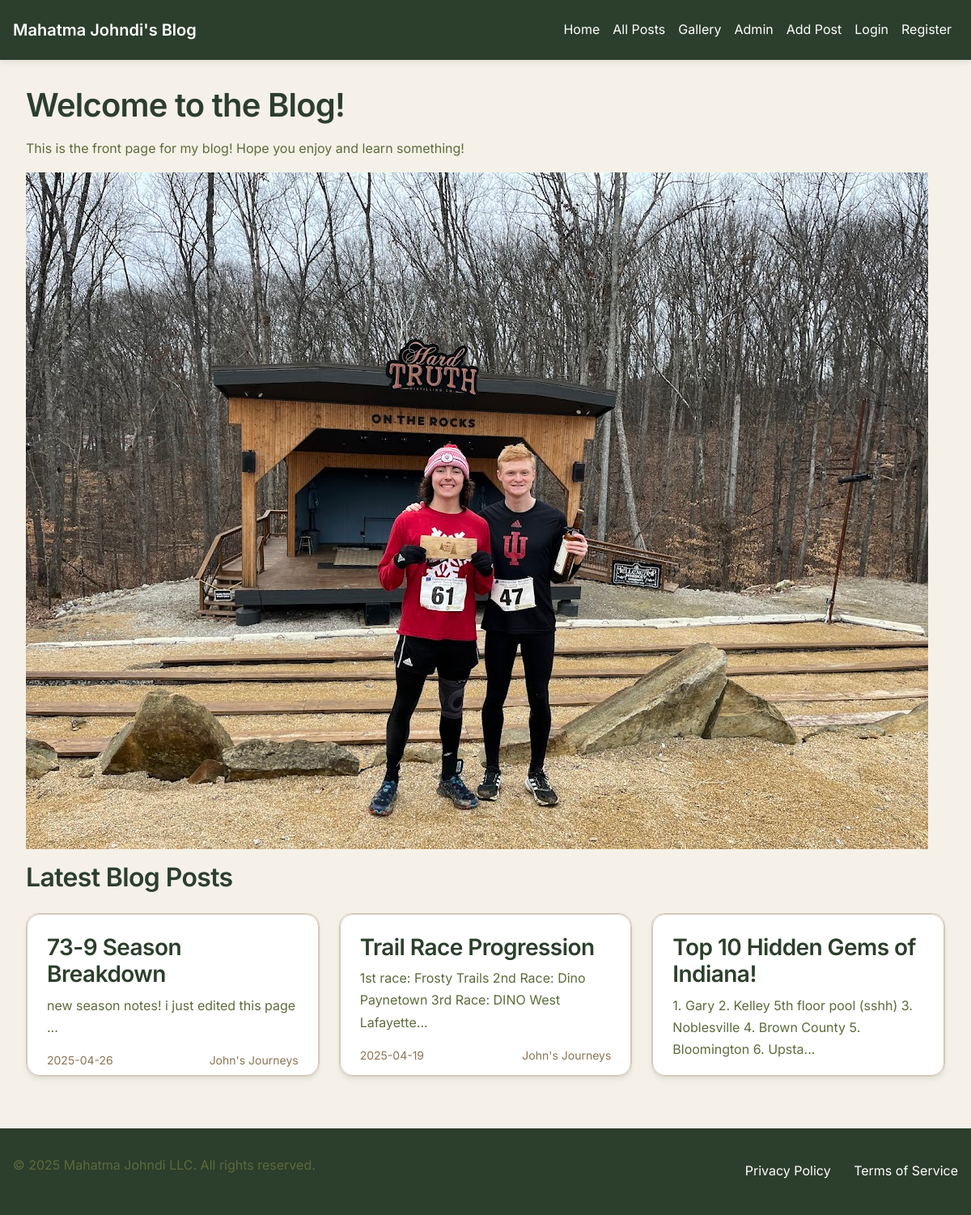
The page / on the database its author committed.
### tables this page shows
CREATE TABLE blog_posts (
                    post_id INTEGER PRIMARY KEY AUTOINCREMENT,
                    user_id INTEGER NOT NULL,
                    blog_category TEXT CHECK(blog_category IN ('Top 10s', 'John''s Journeys', 'Moments to Memories', 'Reviews') OR blog_category IS NULL),
                    title TEXT NOT NULL,
                    date TEXT DEFAULT CURRENT_TIMESTAMP, -- Automatically records the current date and time
                    body TEXT NOT NULL,
                    blog_type TEXT,
                    likes INTEGER DEFAULT 0, -- New column for likes
                    dislikes INTEGER DEFAULT 0, -- New column for dislikes
                    FOREIGN KEY (user_id) REFERENCES users(user_id)
                );

### app.py (the view)
@app.route("/")
def home():
    conn = get_db_connection()
    blog_posts = conn.execute(
        "SELECT * FROM blog_posts ORDER BY date DESC LIMIT 3"
    ).fetchall()
    conn.close()
    return render_template('index.html', blog_posts=blog_posts)

### app.py (called while the page is built)
def get_db_connection():
    conn = sqlite3.connect("database.db")
    conn.row_factory = sqlite3.Row
    return conn

### templates/index.html
{% extends 'base.html' %}
{% block content %}
<div class="container">
    <h1>Welcome to the Blog!</h1>
    <p>This is the front page for my blog! Hope you enjoy and learn something!</p>
    <img src="{{ url_for('static', filename='images/hardtruth.jpg') }}" class="img-fluid mb-3" alt="Index Image">
    <h2>Latest Blog Posts</h2>
    <div class="blog-cards">
        {% for post in blog_posts %}
        <div class="blog-card">
        <a href="{{ url_for('blog_post', post_id=post['post_id']) }}" class="blog-card" style="height: 200px">
            <div class="content">
                <h3>{{ post['title'] }}</h3>
                <p>{{ post['body'][:100] }}...</p>
                <div class="meta">
                    <span>{{ post['date'] }}</span>
                    <span>{{ post['blog_category'] }}</span>
                </div>
            </div>
            </a>
        </div>
        {% endfor %}
    </div>
</div>
{% endblock %}

### static/css/style.css (style rules this page uses)
:root { --primary: #5C6B3C; --primary-light: #7A8C4A; --primary-dark: #3D4A2C; --secondary: #8B7355; --background: #F5F1E8; --surface: #FFFFFF; --header-bg: #2C3E2C; --footer-bg: #2C3E2C; --text-primary: #2C3E2C; --text-secondary: #5C6B3C; --text-light: #8B7355; --border: #D4C9B8; --success: #4A6B3C; --error: #8B3C3C; --warning: #8B6B3C; --font-family: 'Inter', -apple-system, BlinkMacSystemFont, 'Segoe UI', Roboto, sans-serif; --font-size-base: 16px; --line-height-base: 1.6; --spacing-xs: 0.25rem; --spacing-sm: 0.5rem; --spacing-md: 1rem; --spacing-lg: 1.5rem; --spacing-xl: 2rem; --radius-sm: 0.25rem; --radius-md: 0.5rem; --radius-lg: 1rem; --shadow-sm: 0 1px 2px 0 rgba(44, 62, 44, 0.05); --shadow-md: 0 4px 6px -1px rgba(44, 62, 44, 0.1); --shadow-lg: 0 10px 15px -3px rgba(44, 62, 44, 0.1); --transition-fast: 150ms ease; --transition-normal: 250ms ease; --transition-slow: 350ms ease; }
* { margin: 0; padding: 0; box-sizing: border-box; }
html { scroll-behavior: smooth; }
body { font-family: var(--font-family); font-size: var(--font-size-base); line-height: var(--line-height-base); color: var(--text-primary); background-color: var(--background); background-image: linear-gradient(to bottom, var(--header-bg) 0%, var(--background) 100px); min-height: 100vh; }
h1, h2, h3, h4, h5, h6 { color: var(--text-primary); font-weight: 600; line-height: 1.2; margin-bottom: var(--spacing-md); letter-spacing: -0.02em; }
h1 { font-size: clamp(2rem, 5vw, 2.5rem); }
h2 { font-size: clamp(1.75rem, 4vw, 2rem); }
h3 { font-size: clamp(1.5rem, 3vw, 1.75rem); }
p { margin-bottom: var(--spacing-md); color: var(--text-secondary); line-height: 1.7; max-width: 70ch; }
a { color: var(--primary); text-decoration: none; transition: color var(--transition-fast); outline: none; }
.container { width: 100%; max-width: 1200px; margin: 0 auto; padding: 0 var(--spacing-md); }
.blog-cards { display: grid; grid-template-columns: repeat(auto-fill, minmax(300px, 1fr)); gap: var(--spacing-lg); margin-top: var(--spacing-lg); }
.blog-card { background: var(--surface); border-radius: var(--radius-lg); overflow: hidden; box-shadow: var(--shadow-md); transition: all var(--transition-normal); border: 1px solid var(--border); display: block; text-decoration: none; }
.blog-card .content { padding: var(--spacing-lg); }
.blog-card h3 { margin-bottom: var(--spacing-sm); color: var(--text-primary); }
.blog-card p { color: var(--text-secondary); margin-bottom: var(--spacing-md); }
.blog-card .meta { display: flex; justify-content: space-between; color: var(--text-light); font-size: 0.875rem; }

### rows shown on the page
blog_posts: title "73-9 Season Breakdown", body "new season notes! i just edited this page", date "2025-04-26", blog_category "John's Journeys"
blog_posts: title "Trail Race Progression", body "1st race: Frosty Trails 2nd Race: Dino Paynetown 3rd Race: DINO West Lafayette", date "2025-04-19", blog_category "John's Journeys"
blog_posts: title "Top 10 Hidden Gems of Indiana!", body "1. Gary 2. Kelley 5th floor pool (sshh) 3. Noblesville 4. Brown County 5. Bloomington 6. Upsta"
